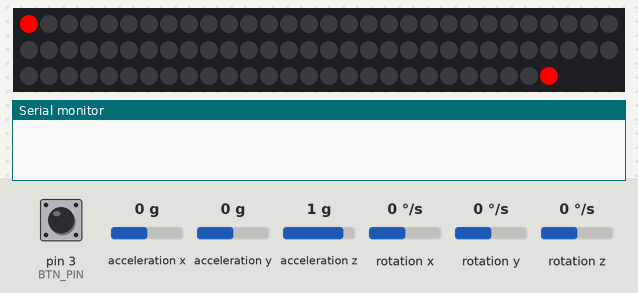
Recording of a program running on a simulated Arduino Nano, built with avr-gcc and run on an emulated ATmega328P. Parts: 87 RGB LEDs in strip order, left to right, continuing on the next row, the last lines printed to the serial monitor. The test bench sets the inputs (shaded band); at power-on: acceleration x 0 g, pin 3 (BTN_PIN) HIGH, acceleration z 1 g, rotation x 0 °/s, acceleration y 0 g, rotation y 0 °/s, rotation z 0 °/s. Storage starts empty; random numbers use the default seed unless the program sets one; the audio player accepts every command and is not drawn.

Above: at 0.1 s.
At 3.4 s:
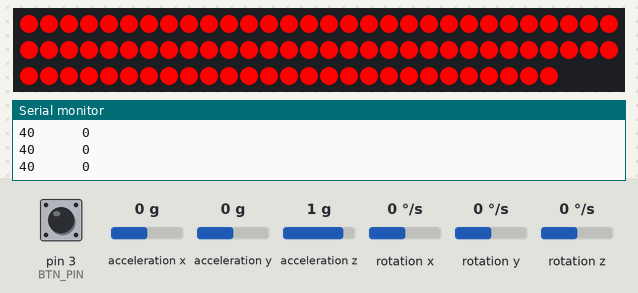
3.5 s: acceleration x set to -1.4 g
At 4.03 s:
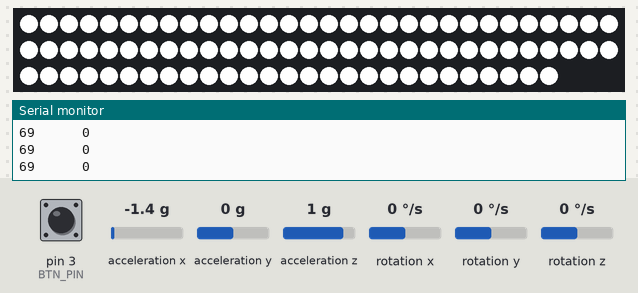
6.1 s: pin 3 (BTN_PIN) pulled LOW for 3.2 s
9.9 s: acceleration z set to 0 g
12.9 s: rotation x set to -192 °/s
15.9 s: acceleration y set to -1.4 g
18.5 s: pin 3 (BTN_PIN) pulled LOW for 1 s
Timing chart, 0 to 21.1 s (numbered marks = the images above; inputs shaded):
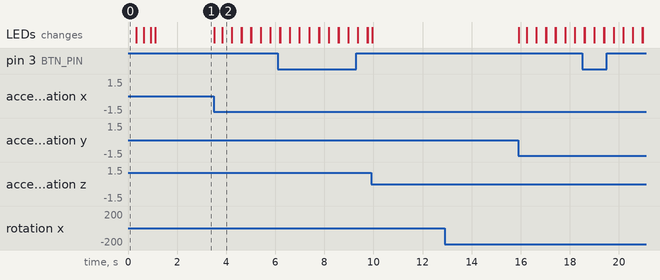

Measured:
- after the input at 3.5 s, the LEDs: change at once (image 2)

The program:

main.cpp
```cpp
#define STRIP_PIN 6
#define NUMLEDS 87
#define SD_ChipSelectPin 10
#define BTN_PIN 3
#define SPEAKER_PIN 9

#include <microLED.h>
#include <SD.h>
#include <TMRpcm.h>
#include <SPI.h>
#include <Wire.h>
#include <MPU6050.h>
#include <I2Cdev.h>

MPU6050 mpu;
TMRpcm tmrpcm;
microLED<NUMLEDS, STRIP_PIN, MLED_NO_CLOCK, LED_WS2812, ORDER_GRB, CLI_HIGH> strip;

mData colours[5] = {mRed, mYellow, mBlue, mPurple, mGreen};

int swing_time_L[4]   = {486, 541, 622, 652};
int strike_time[8]    = {879, 663, 787, 802, 773, 761, 766, 735};
int strike_s_time[8]  = {355, 267, 286, 350, 352, 355, 350, 338};

struct Motion {
  int16_t ax, ay, az;
  int16_t gx, gy, gz;
  uint16_t ACC;
  uint16_t GYR;
};

byte colourIndex = 0;
byte humActive = 0;

unsigned long lastActionTime = 0;
unsigned long humTime = 0;
unsigned long btnTime = 0;

int timeoutMs = 0;

char BUFFER[12];

static inline bool elapsed(unsigned long since, unsigned long ms) {
  return (millis() - since) > ms;
}

void buildName(const char* prefix, int idx1based) {
  snprintf(BUFFER, sizeof(BUFFER), "%s%d.wav", prefix, idx1based);
}

void playFile(const char* name) {
  tmrpcm.play(name);
}

void stopAndPlayFile(const char* name) {
  tmrpcm.stopPlayback();
  tmrpcm.play(name);
}

void playIndexed(const char* prefix, int idx1based) {
  buildName(prefix, idx1based);
  tmrpcm.play(BUFFER);
}

void stopAndPlayIndexed(const char* prefix, int idx1based) {
  buildName(prefix, idx1based);
  tmrpcm.stopPlayback();
  tmrpcm.play(BUFFER);
}

void setBladeColor(byte idx) {
  strip.fill(colours[idx]);
  strip.show();
}

void flashWhite(uint16_t ms) {
  strip.fill(mWhite);
  strip.show();
  delay(ms);
  setBladeColor(colourIndex);
}

Motion readMotion() {
  Motion m{};
  mpu.getMotion6(&m.ax, &m.ay, &m.az, &m.gx, &m.gy, &m.gz);

  m.gx = abs(m.gx / 100);
  m.gy = abs(m.gy / 100);
  m.gz = abs(m.gz / 100);

  m.ax = abs(m.ax / 100);
  m.ay = abs(m.ay / 100);
  m.az = abs(m.az / 100);

  long accSq = (long)m.ax * m.ax + (long)m.ay * m.ay + (long)m.az * m.az;
  long gyrSq = (long)m.gx * m.gx + (long)m.gy * m.gy + (long)m.gz * m.gz;

  m.ACC = (uint16_t)sqrt((double)accSq);
  m.GYR = (uint16_t)sqrt((double)gyrSq);

  return m;
}

void printDebug(const Motion& m) {
  Serial.print(m.ACC);
  Serial.print("      ");
  Serial.println(m.GYR);
}

void handleSwing(const Motion& m) {
  if (!elapsed(lastActionTime, (unsigned long)timeoutMs)) return;

  if (m.GYR > 80 && m.GYR < 230) {
    int idx = random(1, 5);
    timeoutMs = swing_time_L[idx - 1];
    tmrpcm.stopPlayback();
    playIndexed("SWL", idx);
    lastActionTime = millis();
    humActive = 0;
    return;
  }

  if (m.GYR > 230) {
    int idx = random(1, 5);
    timeoutMs = swing_time_L[idx - 1];
    tmrpcm.stopPlayback();
    playIndexed("SWL", idx);
    lastActionTime = millis();
    humActive = 0;
    return;
  }
}

void handleStrike(const Motion& m) {
  if (m.ACC > 60 && m.ACC < 150) {
    int idx = random(1, 9);
    lastActionTime = millis();
    flashWhite(50);
    timeoutMs = strike_s_time[idx - 1];
    tmrpcm.stopPlayback();
    playIndexed("SKS", idx);
    humActive = 0;
    return;
  }

  if (m.ACC >= 150) {
    int idx = random(1, 9);
    lastActionTime = millis();
    flashWhite(100);
    timeoutMs = strike_time[idx - 1];
    tmrpcm.stopPlayback();
    playIndexed("SK", idx);
    humActive = 0;
    return;
  }
}

void startHumIfIdle() {
  if (humActive == 0 && elapsed(lastActionTime, (unsigned long)timeoutMs)) {
    tmrpcm.stopPlayback();
    humActive = 1;
    humTime = millis();
    tmrpcm.play("HUM.wav", 4);
  }
}

void keepHumAlive() {
  if (humActive == 1 && elapsed(humTime, 5000)) {
    tmrpcm.stopPlayback();
    humTime = millis();
    tmrpcm.play("HUM.wav", 4);
  }
}

void handleColorButton() {
  if (digitalRead(BTN_PIN) == LOW && elapsed(btnTime, 300)) {
    colourIndex++;
    if (colourIndex > 4) colourIndex = 0;
    setBladeColor(colourIndex);
    btnTime = millis();
  }
}

void bootAnimation() {
  strip.clear();
  strip.show();
  strip.setBrightness(255);

  for (int i = 0; i < 46; i++) {
    strip.leds[i] = colours[0];
    strip.leds[NUMLEDS - i - 1] = colours[0];
    strip.show();
    delay(20);
  }

  playFile("ON.wav");
  delay(1100);
  setBladeColor(colourIndex);
}

void initHardware() {
  pinMode(BTN_PIN, INPUT_PULLUP);

  Wire.begin();

  tmrpcm.speakerPin = SPEAKER_PIN;
  tmrpcm.setVolume(5);

  Serial.begin(9600);

  SD.begin(SD_ChipSelectPin);

  mpu.initialize();
  mpu.setFullScaleAccelRange(MPU6050_ACCEL_FS_8);
}

void setup() {
  initHardware();
  bootAnimation();
}

void loop() {
  Motion m = readMotion();
  printDebug(m);

  handleSwing(m);
  handleStrike(m);

  startHumIfIdle();
  keepHumAlive();

  handleColorButton();
}
```
